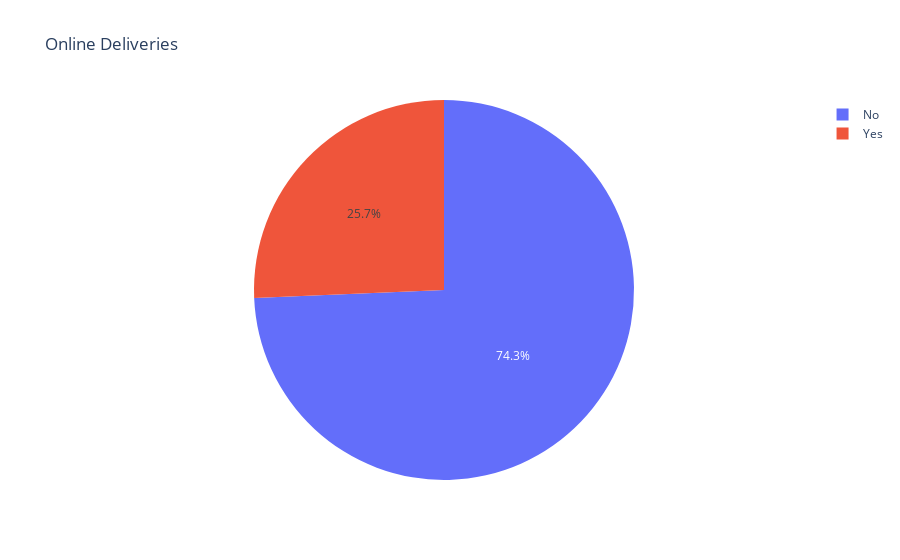

Notebook code for this chart:
### Code cell
fig=px.pie(fd,names="Has Online delivery",title='Online Deliveries')
fig.show()

### Figure 1 — Plotly figure (JSON) as saved in the notebook; plotly's stock layout.template omitted (floating-point values rounded to 4 significant figures; data arrays with more than 128 entries replaced by an {"elided": "..."} marker saying what was removed)
{"data": [{"domain": {"x": [0, 1], "y": [0, 1]}, "hovertemplate": "Has Online delivery=%{label}<extra></extra>", "labels": {"elided": "9551 str values"}, "legendgroup": "", "name": "", "showlegend": true, "type": "pie"}], "layout": {"autosize": true, "legend": {"tracegroupgap": 0}, "title": {"text": "Online Deliveries"}}}
